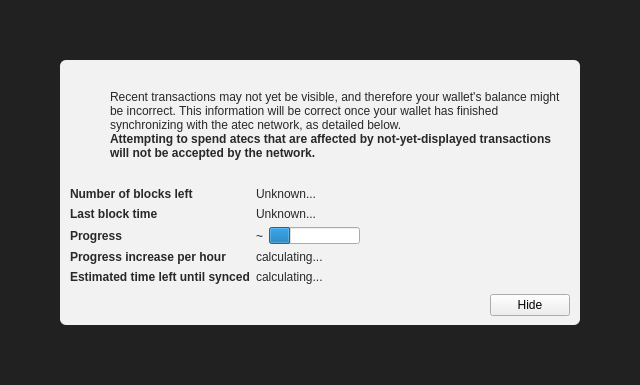
<?xml version="1.0" encoding="UTF-8"?>
<ui version="4.0">
 <class>ModalOverlay</class>
 <widget class="ModalOverlay" name="ModalOverlay">
  <property name="geometry">
   <rect>
    <x>0</x>
    <y>0</y>
    <width>640</width>
    <height>385</height>
   </rect>
  </property>
  <property name="windowTitle">
   <string>Form</string>
  </property>
  <layout class="QVBoxLayout" name="verticalLayout" stretch="0">
   <property name="sizeConstraint">
    <enum>QLayout::SetDefaultConstraint</enum>
   </property>
   <property name="leftMargin">
    <number>0</number>
   </property>
   <property name="topMargin">
    <number>0</number>
   </property>
   <property name="rightMargin">
    <number>0</number>
   </property>
   <property name="bottomMargin">
    <number>0</number>
   </property>
   <item>
    <widget class="QWidget" name="bgWidget" native="true">
     <property name="styleSheet">
      <string notr="true">#bgWidget { background: rgba(0,0,0,220); }</string>
     </property>
     <layout class="QVBoxLayout" name="verticalLayoutMain" stretch="1">
      <property name="leftMargin">
       <number>60</number>
      </property>
      <property name="topMargin">
       <number>60</number>
      </property>
      <property name="rightMargin">
       <number>60</number>
      </property>
      <property name="bottomMargin">
       <number>60</number>
      </property>
      <item>
       <widget class="QWidget" name="contentWidget" native="true">
        <property name="styleSheet">
         <string notr="true">#contentWidget { background: rgba(255,255,255,240); border-radius: 6px; }

QLabel { color: rgb(40,40,40);  }</string>
        </property>
        <layout class="QVBoxLayout" name="verticalLayoutSub" stretch="1,0,0,0">
         <property name="spacing">
          <number>0</number>
         </property>
         <property name="leftMargin">
          <number>10</number>
         </property>
         <property name="topMargin">
          <number>10</number>
         </property>
         <property name="rightMargin">
          <number>10</number>
         </property>
         <property name="bottomMargin">
          <number>10</number>
         </property>
         <item>
          <layout class="QHBoxLayout" name="horizontalLayoutIconText" stretch="0,1">
           <property name="topMargin">
            <number>20</number>
           </property>
           <item>
            <layout class="QVBoxLayout" name="verticalLayoutIcon">
             <property name="leftMargin">
              <number>0</number>
             </property>
             <item>
              <widget class="QPushButton" name="warningIcon">
               <property name="enabled">
                <bool>false</bool>
               </property>
               <property name="text">
                <string/>
               </property>
               <property name="icon">
                <iconset>
                 <normaloff>:/icons/warning</normaloff>
                 <disabledoff>:/icons/warning</disabledoff>:/icons/warning</iconset>
               </property>
               <property name="iconSize">
                <size>
                 <width>48</width>
                 <height>48</height>
                </size>
               </property>
               <property name="flat">
                <bool>true</bool>
               </property>
              </widget>
             </item>
             <item>
              <spacer name="verticalSpacerWarningIcon">
               <property name="orientation">
                <enum>Qt::Vertical</enum>
               </property>
               <property name="sizeHint" stdset="0">
                <size>
                 <width>20</width>
                 <height>40</height>
                </size>
               </property>
              </spacer>
             </item>
            </layout>
           </item>
           <item>
            <layout class="QVBoxLayout" name="verticalLayoutInfoText">
             <property name="leftMargin">
              <number>0</number>
             </property>
             <property name="topMargin">
              <number>0</number>
             </property>
             <item>
              <widget class="QLabel" name="infoText">
               <property name="text">
                <string>Recent transactions may not yet be visible, and therefore your wallet's balance might be incorrect. This information will be correct once your wallet has finished synchronizing with the atec network, as detailed below.</string>
               </property>
               <property name="textFormat">
                <enum>Qt::RichText</enum>
               </property>
               <property name="wordWrap">
                <bool>true</bool>
               </property>
              </widget>
             </item>
             <item>
              <widget class="QLabel" name="infoTextStrong">
               <property name="font">
                <font>
                 <weight>75</weight>
                 <bold>true</bold>
                </font>
               </property>
               <property name="text">
                <string>Attempting to spend atecs that are affected by not-yet-displayed transactions will not be accepted by the network.</string>
               </property>
               <property name="textFormat">
                <enum>Qt::RichText</enum>
               </property>
               <property name="wordWrap">
                <bool>true</bool>
               </property>
              </widget>
             </item>
             <item>
              <spacer name="verticalSpacerInTextSpace">
               <property name="orientation">
                <enum>Qt::Vertical</enum>
               </property>
               <property name="sizeHint" stdset="0">
                <size>
                 <width>20</width>
                 <height>40</height>
                </size>
               </property>
              </spacer>
             </item>
            </layout>
           </item>
          </layout>
         </item>
         <item>
          <spacer name="verticalSpacerAfterText">
           <property name="orientation">
            <enum>Qt::Vertical</enum>
           </property>
           <property name="sizeHint" stdset="0">
            <size>
             <width>20</width>
             <height>40</height>
            </size>
           </property>
          </spacer>
         </item>
         <item>
          <layout class="QFormLayout" name="formLayout">
           <property name="fieldGrowthPolicy">
            <enum>QFormLayout::FieldsStayAtSizeHint</enum>
           </property>
           <property name="horizontalSpacing">
            <number>6</number>
           </property>
           <property name="verticalSpacing">
            <number>6</number>
           </property>
           <property name="topMargin">
            <number>10</number>
           </property>
           <item row="0" column="0">
            <widget class="QLabel" name="labelNumberOfBlocksLeft">
             <property name="font">
              <font>
               <weight>75</weight>
               <bold>true</bold>
              </font>
             </property>
             <property name="text">
              <string>Number of blocks left</string>
             </property>
            </widget>
           </item>
           <item row="0" column="1">
            <widget class="QLabel" name="numberOfBlocksLeft">
             <property name="text">
              <string>Unknown...</string>
             </property>
            </widget>
           </item>
           <item row="1" column="0">
            <widget class="QLabel" name="labelLastBlockTime">
             <property name="font">
              <font>
               <weight>75</weight>
               <bold>true</bold>
              </font>
             </property>
             <property name="text">
              <string>Last block time</string>
             </property>
            </widget>
           </item>
           <item row="1" column="1">
            <widget class="QLabel" name="newestBlockDate">
             <property name="sizePolicy">
              <sizepolicy hsizetype="Maximum" vsizetype="Preferred">
               <horstretch>0</horstretch>
               <verstretch>0</verstretch>
              </sizepolicy>
             </property>
             <property name="text">
              <string>Unknown...</string>
             </property>
            </widget>
           </item>
           <item row="2" column="0">
            <widget class="QLabel" name="labelSyncDone">
             <property name="font">
              <font>
               <weight>75</weight>
               <bold>true</bold>
              </font>
             </property>
             <property name="text">
              <string>Progress</string>
             </property>
            </widget>
           </item>
           <item row="2" column="1">
            <layout class="QHBoxLayout" name="horizontalLayoutSync" stretch="0,1">
             <item>
              <widget class="QLabel" name="percentageProgress">
               <property name="text">
                <string notr="true">~</string>
               </property>
              </widget>
             </item>
             <item>
              <widget class="QProgressBar" name="progressBar">
               <property name="value">
                <number>24</number>
               </property>
               <property name="format">
                <string/>
               </property>
              </widget>
             </item>
            </layout>
           </item>
           <item row="4" column="0">
            <widget class="QLabel" name="labelProgressIncrease">
             <property name="font">
              <font>
               <weight>75</weight>
               <bold>true</bold>
              </font>
             </property>
             <property name="text">
              <string>Progress increase per hour</string>
             </property>
            </widget>
           </item>
           <item row="4" column="1">
            <widget class="QLabel" name="progressIncreasePerH">
             <property name="text">
              <string>calculating...</string>
             </property>
            </widget>
           </item>
           <item row="5" column="0">
            <widget class="QLabel" name="labelEstimatedTimeLeft">
             <property name="font">
              <font>
               <weight>75</weight>
               <bold>true</bold>
              </font>
             </property>
             <property name="text">
              <string>Estimated time left until synced</string>
             </property>
            </widget>
           </item>
           <item row="5" column="1">
            <widget class="QLabel" name="expectedTimeLeft">
             <property name="text">
              <string>calculating...</string>
             </property>
            </widget>
           </item>
          </layout>
         </item>
         <item>
          <layout class="QHBoxLayout" name="horizontalLayoutButtons">
           <property name="leftMargin">
            <number>10</number>
           </property>
           <property name="topMargin">
            <number>10</number>
           </property>
           <item>
            <spacer name="horizontalSpacer">
             <property name="orientation">
              <enum>Qt::Horizontal</enum>
             </property>
             <property name="sizeHint" stdset="0">
              <size>
               <width>40</width>
               <height>20</height>
              </size>
             </property>
            </spacer>
           </item>
           <item>
            <widget class="QPushButton" name="closeButton">
             <property name="text">
              <string>Hide</string>
             </property>
            </widget>
           </item>
          </layout>
         </item>
        </layout>
       </widget>
      </item>
     </layout>
    </widget>
   </item>
  </layout>
 </widget>
 <customwidgets>
  <customwidget>
   <class>ModalOverlay</class>
   <extends>QWidget</extends>
   <header>modaloverlay.h</header>
   <container>1</container>
  </customwidget>
 </customwidgets>
 <resources/>
 <connections/>
</ui>
